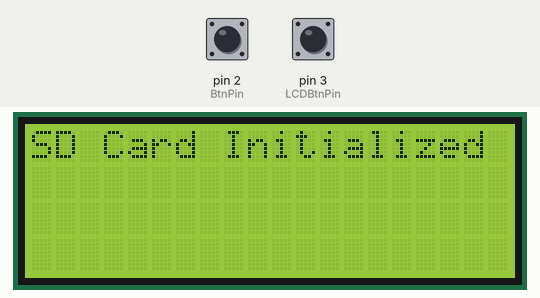
Recording of a sketch running on a simulated Arduino Uno, built with avr-gcc and run on an emulated ATmega328P. On the bench: 20×4 character LCD. The inputs (shaded band) are chosen by the test bench; at power-on: pin 2 (BtnPin) HIGH, pin 3 (LCDBtnPin) HIGH. Storage starts empty.

Above: at 2.2 s.
At 5.3 s:
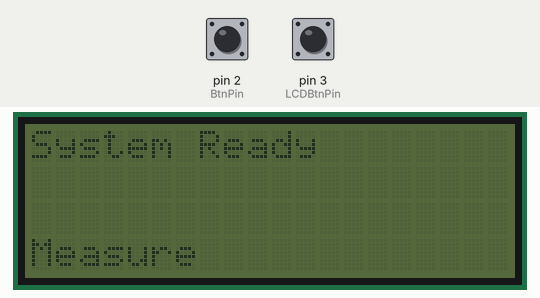
5.4 s: pin 2 (BtnPin) pulled LOW for 0.15 s
At 5.51 s:
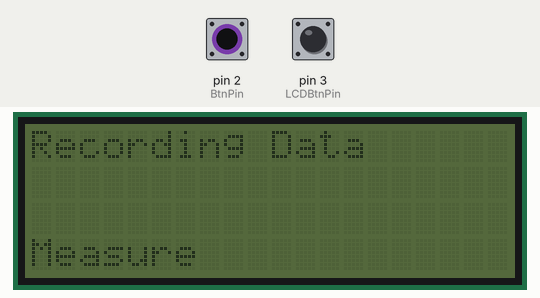
At 6.1 s:
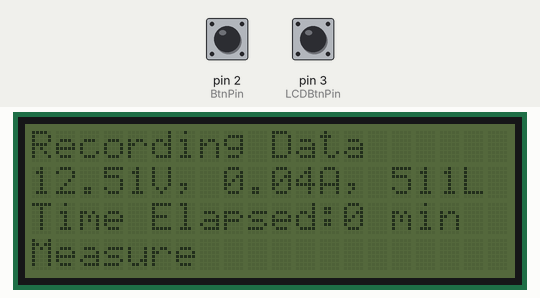
Timing chart, 0 to 8.4 s (numbered marks = the images above; inputs shaded):
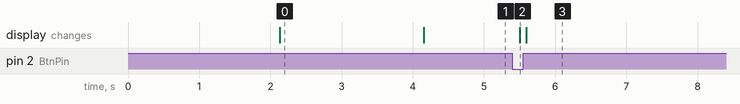

Measured:
- after the input at 5.4 s, the display: changes after 0.11 s (image 2)
- what the display in image 0 shows lasts 2.1 s, from 2.1 s to 4.2 s

The sketch:

BatteryTest_OG.ino
```cpp
#include <Wire.h>
#include <LCD.h>
#include <LiquidCrystal_I2C.h>
#include <SPI.h>
#include <SD.h>

//Sensors and Switches
int BtnPin = 2, BtnValue = 2, LCDBtnPin = 3; //Switches Pins and Values
int VoltagePin = 0, CurrentPin = 1, LightPin = 2; //Sensor Pins
float Voltage = 0, Current = 0, Power = 0, Light = 0; //Sensor Values
int Clock = 0; //Timer

// LCD
#define I2C_ADDR 0x27 // Define I2C Address where the SainSmart LCD is
#define BACKLIGHT_PIN 3
LiquidCrystal_I2C lcd(I2C_ADDR, 2, 1, 0, 4, 5, 6, 7);
String LCDData;

//SD Card
int chipSelect =  10, TestNumber = 0;
String DataString = "", FileName = "";

void setup() {
  Serial.begin(9600);
  //Switches Mode
  pinMode(BtnPin, INPUT_PULLUP);
  pinMode(LCDBtnPin, INPUT_PULLUP);
  attachInterrupt(digitalPinToInterrupt(BtnPin), blink, LOW);
  //LCD SETUP
  lcd.begin (20, 4);
  lcd.setBacklightPin(3, POSITIVE);
  lcd.setBacklight(HIGH);
  lcd.home();
  //SD Card
  LCDWrite(0, 0, "Initializing SD Card", 1);
  delay(2000);
  //Checking if SD Card is inserted
  while (!SD.begin(chipSelect))
    LCDWrite(0, 0, "SD Card Failed", 1);
  //SD card is Inserted
  LCDWrite(0, 0, "SD Card Initialized", 1);
  delay(2000);
  lcd.clear();
}

void loop() {
  LCDWrite(0, 0, "System Ready ", 0);
  LCDWrite(0, 3, "Measure", 0);
  //Save LCD power by Actuating Red Switch
  lcd.setBacklight(!digitalRead(LCDBtnPin));

  //Start Measurements When Black Switch is actuated
  while (BtnValue == 1) {
    //Create a new Excel file Staritng with datalog0
    FileName = "datalog" + String(TestNumber) + ".CSV";
    File dataFile = SD.open(FileName, FILE_WRITE);
    //Save LCD power by Actuating Red Switch
    lcd.setBacklight(!digitalRead(LCDBtnPin));
    //Record Measurements from Sensors
    LCDWrite(0, 0, "Recording Data ", 0);
    Voltage = analogRead(VoltagePin) / 40.92;
    Current = (((analogRead(CurrentPin) * 5.0) / 1023.0) - 2.5) / 0.066;
    if (Current < 0)
      Current = 0;
    Power = Current * Voltage;
    Light = 1023 - analogRead(LightPin);
    //Start Writing data to File
    if (Clock == 0) { //First Line in the Excel Sheet
      dataFile.println("Time,Voltage,Current,Power,Light");
      dataFile.close();
    }
    DataString = String(Clock) + "," + String(Voltage, 2) + "," + String(Current, 2) + "," + String(Power, 2) + "," + String(Light, 0);
    dataFile.println(DataString);//Print Sensor Data to SD Card
    dataFile.close();
    //Print Data to LCD
    LCDData = String(Voltage, 2) + "V, " + String(Current, 2) + "A, " + String(Light, 0) + "L"; //Print Sensor Data to LCD
    LCDWrite(0, 1, LCDData, 0);
    //Increment  time on LCD every 1 minute
    LCDWrite(0, 2, "Time Elapsed:" + String(Clock) + " min", 0);
    delay(60000);//Increment 1 minute
    Clock = Clock + 1;
    if (Clock >= 1)// Stop Measurements after 1 minute if needed
      LCDWrite(0, 3, "Stop:" + FileName, 0);
    else
      LCDWrite(0, 3, "         ", 0);
    //Stop button actuated at least after 1 minute
    if (BtnValue == 0) {
      LCDWrite(0, 0, "Storing Data ", 1);
      TestNumber = TestNumber + 1;//Prepare for a new TestFile
      delay(3000);
      LCDWrite(0, 1, FileName, 0);
      delay(3000);
      Clock = 0;//Reset Clock
      lcd.clear();
      BtnValue = 2;
      break;
    }
  }
}

//Function : Set LCD Cursor Position and Write Message
void LCDWrite(int r, int c, String message, int clearscreen) {
  if (clearscreen == 1)
    lcd.clear(); //Clear screen if requested
  lcd.setCursor ( r, c );
  lcd.print(message);
}
//Function : Interrupt and Stop Data Measurements
void blink() {
  if (Clock >= 1)
    BtnValue = 0;
  else
    BtnValue = 1;
}
```
